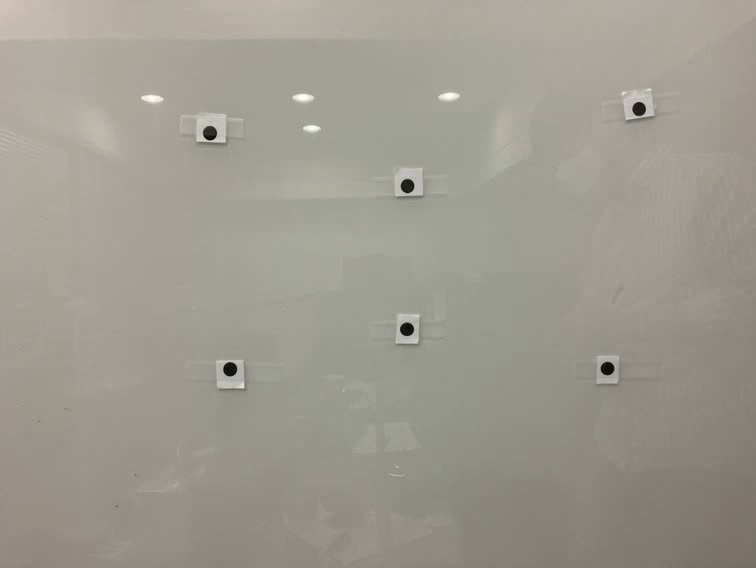
#> input picture frame 1 of project.avi, 756 x 568 px
$ python imageLine.py   (older library calls are emulated)
#> lines starting #> are read from the running program, lines starting #| are printed output that depends on the picture; after the words box and inside, x2 and y2 are one past the last pixel; in counts of white or black regions, pixels touching at a corner belong together
import cv2
#import imutils
import numpy as np;
import matplotlib.pyplot as plt
from PIL import Image
import random as rng
from multiprocessing import Process

global Xcor, Ycor
Xcor = []
Ycor = []

Xcor2 = []
Ycor2 = []


# [122 lines left out: function drwaLine, not called in this run]


def drwaVideo(frame):
#> called with frame = 'project.avi'
    vidFile = cv2.VideoCapture(frame)
    while True:
        ret, image = vidFile.read()
#> image is the input picture: shape (568, 756, 3); mean B, G, R 144.6, 154.5, 157.8

        fps = vidFile.get(cv2.CAP_PROP_FPS)  # 프레임 수 구하기
        delay = int(1000 / fps)

        threshVal = 100  # initial threshold
        #output = image.copy()
        gray = cv2.cvtColor(image, cv2.COLOR_BGR2GRAY)
        gray = cv2.GaussianBlur(gray, (7, 7), 0)
        thresh = cv2.threshold(gray, 45, 255, cv2.THRESH_BINARY)[1]
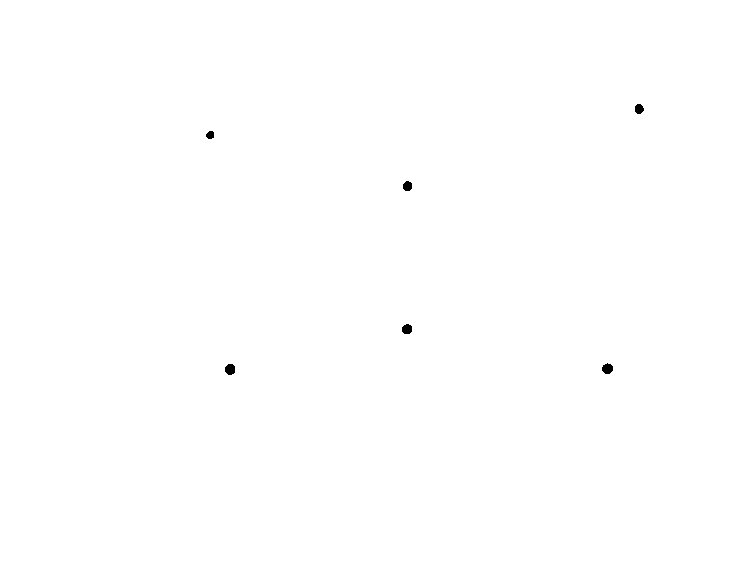
#> thresh: shape (568, 756); 99.9% white; 6 black regions, box (x1, y1, x2, y2) and area: (602, 363, 613, 374) 91, (225, 364, 235, 375) 91, (402, 324, 412, 334) 83, (403, 181, 412, 191) 74, (635, 104, 644, 114) 71, (206, 131, 214, 139) 52
        thresh = cv2.erode(thresh, None, iterations=2)
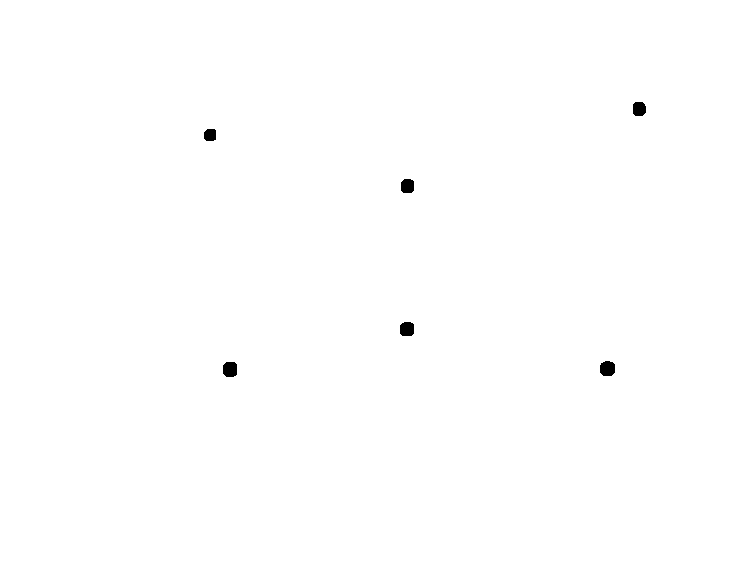
#> thresh: shape (568, 756); 99.8% white; 6 black regions, box (x1, y1, x2, y2) and area: (600, 361, 615, 376) 195, (223, 362, 237, 377) 191, (400, 322, 414, 336) 179, (401, 179, 414, 193) 166, (633, 102, 646, 116) 163, (204, 129, 216, 141) 132
        thresh = cv2.dilate(thresh, None, iterations=2)

        canny_output = cv2.Canny(thresh, threshVal, threshVal * 2)
#> canny_output: shape (568, 756); 0.05% white in thin lines or dots, all inside (x1, y1, x2, y2) = (205, 103, 644, 375)

        cnts = cv2.findContours(thresh.copy(), cv2.RETR_EXTERNAL, cv2.CHAIN_APPROX_SIMPLE)
#> cnts = 1 contour; box (x1, y1, x2, y2) and area: (0, 0, 756, 568) 428085
        contours, _ = cv2.findContours(canny_output.copy(), cv2.RETR_TREE, cv2.CHAIN_APPROX_SIMPLE)
#> contours = 12 contours; largest, box (x1, y1, x2, y2) and area: (224, 363, 235, 375) 90, (601, 363, 613, 374) 90, (601, 363, 613, 374) 83, (224, 363, 235, 375) 83, (401, 323, 412, 334) 80


        #im2, contours, hierarchy = cv2.findContours(thresh, cv2.RETR_TREE, cv2.CHAIN_APPROX_SIMPLE)
        #cnts = imutils.grab_contours(cnts)
        #c = max(cnts, key=cv2.contourArea)

        for c in contours:

        # calculate moments of binary image
            M = cv2.moments(c)
            # calculate x,y coordinate of center
            cX = int(M["m10"] / M["m00"])
            cY = int(M["m01"] / M["m00"])
            crcPos = cv2.circle(image, (cX, cY), 5, (255, 255, 255), -1)
            Xcor2.append(cX)
            Ycor2.append(cY)
#> this loop made 12 passes
#> (cX, cY) on passes 1 to 12: (606, 368), (606, 368), (229, 368), (229, 368), (406, 328), (406, 328), (406, 185), (406, 185), (209, 134), (209, 134), (638, 108), (638, 108)
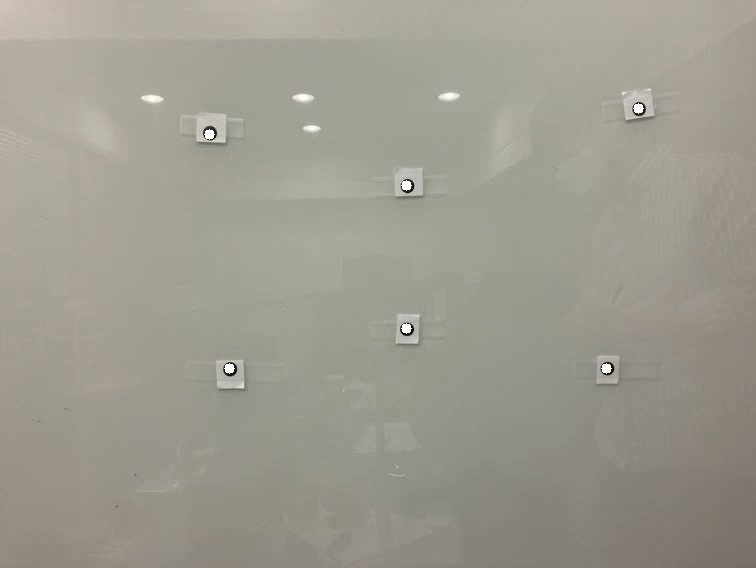
#> image: shape (568, 756, 3); 0.11% of pixels changed, all inside (x1, y1, x2, y2) = (204, 103, 644, 374)
#> after the loop, Xcor2 = [606, 606, 229, 229, 406, 406, 406, 406, 209, 209, 638, 638]; Ycor2 = [368, 368, 368, 368, 328, 328, 185, 185, 134, 134, 108, 108]
            #print(cX, cY)

        print(Xcor, Ycor)

        cv2.line(image, (Xcor2[1], Ycor2[1]), (Xcor2[4], Ycor2[4]), (0, 255, 0), 2)
        cv2.line(image, (Xcor2[4], Ycor2[4]), (Xcor2[3], Ycor2[3]), (0, 255, 0), 2)
        cv2.line(image, (Xcor2[3], Ycor2[3]), (Xcor2[8], Ycor2[8]), (0, 255, 0), 2)
        cv2.line(image, (Xcor2[8], Ycor2[8]), (Xcor2[6], Ycor2[6]), (0, 255, 0), 2)
        cv2.line(image, (Xcor2[6], Ycor2[6]), (Xcor2[10], Ycor2[10]), (0, 255, 0), 2)
        cv2.line(image, (Xcor2[10], Ycor2[10]), (Xcor2[1], Ycor2[1]), (0, 255, 0), 2)
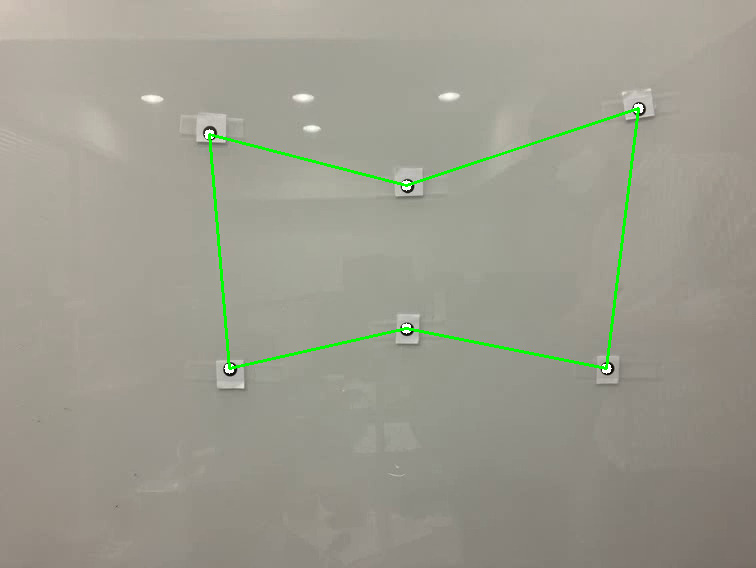
#> image: shape (568, 756, 3); mean B, G, R 143.5, 155.6, 156.6


        #cv2.circle(image, (Xcor[1], Ycor[1]), 20, (255, 0, 0), 3)
        #cv2.circle(image, (Xcor[2], Ycor[2]), 20, (255, 0, 0), 3)
        #cv2.circle(image, (Xcor[10], Ycor[10]), 20, (255, 0, 0), 3)

        drawing = np.zeros((canny_output.shape[0], canny_output.shape[1], 3), dtype=np.uint8)

        contours_poly = [None] * len(contours)
#> contours_poly = 12 items
        boundRect = [None] * len(contours)
#> boundRect = 12 items
        centers = [None] * len(contours)
#> centers = 12 items
        radius = [None] * len(contours)
#> radius = 12 items
        for i, c in enumerate(contours):
            contours_poly[i] = cv2.approxPolyDP(c, 3, True)
            boundRect[i] = cv2.boundingRect(contours_poly[i])
            centers[i], radius[i] = cv2.minEnclosingCircle(contours_poly[i])
#> this loop made 12 passes
#> after the loop, boundRect = [(602, 364, 11, 10), (601, 363, 12, 11), (224, 363, 11, 12), (224, 363, 11, 12), (402, 325, 10, 9), (401, 323, 11, 11), (403, 181, 9, 10), (402, 180, 10, 11), (206, 131, 8, 8), (205, 130, 8, 9), (634, 103, 10, 11), (634, 103, 10, 11)]; centers = [(607, 368), (606.6, 367.8), (229.6, 368.7), (229.6, 368.7), (406.5, 328.5), (406.4, 328.3), (407.1, 185.6), (406.9, 185.2), (209.6, 134.1), (209.4, 134.4), (638.9, 108.2), (638.7, 108.1)]; contours_poly = 12 contours; largest, box (x1, y1, x2, y2) and area: (602, 364, 613, 374) 63, (224, 363, 235, 375) 62, (224, 363, 235, 375) 61, (402, 325, 412, 334) 60, (601, 363, 613, 374) 60; radius = [5.83, 5.71, 5.77, 5.77, 5.7, 5.36, 5.32, 5.22, 4.61, 4.44, 5.25, 5.11]


        for i in range(len(contours)):
             color = (rng.randint(0, 256), rng.randint(0, 256), rng.randint(0, 256))
             cv2.drawContours(drawing, contours_poly, i, color)
#> this loop made 12 passes
#> color on passes 1 to 12: (197, 215, 20), (132, 248, 207), (155, 244, 183), (111, 71, 144), (71, 48, 128), (75, 158, 50), (37, 169, 241), (51, 181, 222), (161, 104, 244), (226, 133, 31), (7, 47, 204), (0, 252, 170)
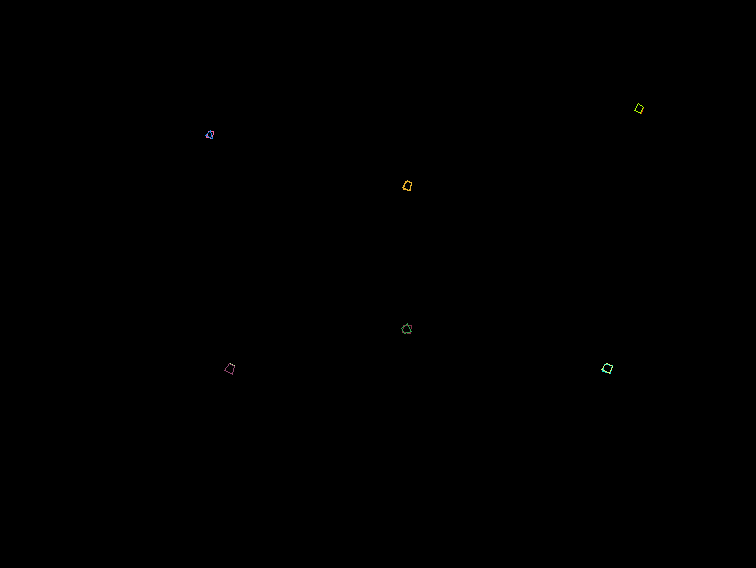
#> drawing: shape (568, 756, 3); mean of channels 0, 1, 2 0.1, 0.1, 0.1; drawn as B, G, R
             #cv2.rectangle(drawing, (int(boundRect[i][0]), int(boundRect[i][1])), (int(boundRect[i][0] + boundRect[i][2]), int(boundRect[i][1] + boundRect[i][3])), color, 2)
             #cv2.circle(drawing, (int(centers[i][0]), int(centers[i][1])), int(radius[i]), color, 2)

        cv2.imshow("Orginal2", image)
        # [6 lines of commented-out code are left out]
        cv2.waitKey(delay)


# [48 lines left out: functions circles, circlesVideoes, not called in this run]


if __name__ == '__main__':


   drwaVideo("project.avi")
   '''
   dir = "IMG_1178.jpeg"
   dir2 = "IMG_1193.jpeg"
   #drwaLine(dir)
   frame = cv2.imread(dir)
   frame2 = cv2.imread(dir2)

   pro = Process(target=drwaLine, args=(frame,frame2,))
   #pro2 = Process(target=drwaLine2, args=(frame2, Xcor, Ycor, ))

   pro.start()
   #pro2.start()

   pro.join()
   # [7 lines of commented-out code are left out]

'''

$ run again, starting later in the video
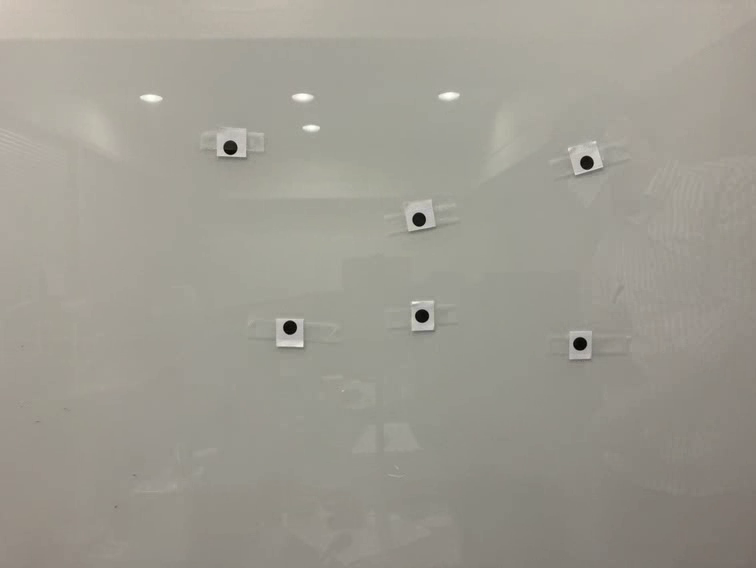
#> input picture frame 7 of project.avi, 756 x 568 px
#> in drwaVideo, image is the input picture: shape (568, 756, 3); mean B, G, R 145.2, 154.9, 157.8
#> in drwaVideo, `thresh = cv2.erode(thresh, None, iterations=2)`:
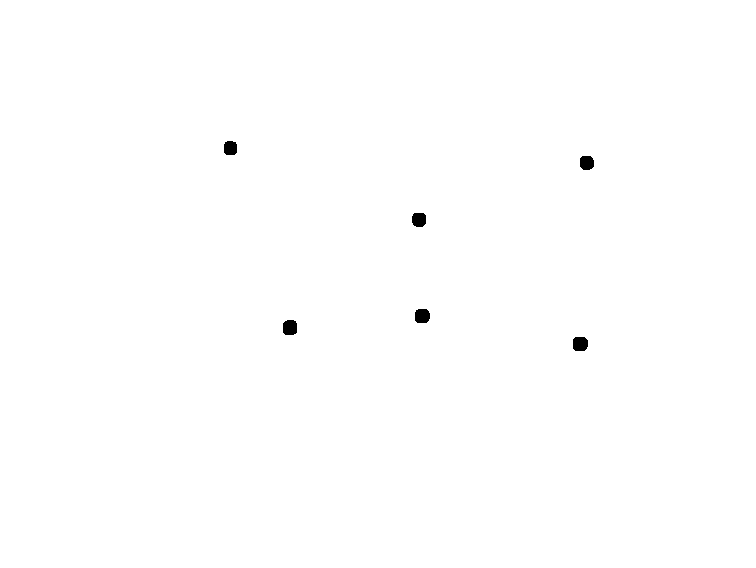
#> thresh: shape (568, 756); 99.7% white; 6 black regions, box (x1, y1, x2, y2) and area: (283, 320, 297, 335) 191, (573, 337, 588, 351) 191, (415, 309, 430, 323) 188, (412, 213, 426, 227) 175, (580, 156, 594, 170) 173, (224, 141, 237, 155) 165
#> canny_output: shape (568, 756); 0.05% white in thin lines or dots, all inside (x1, y1, x2, y2) = (225, 143, 592, 349)
#> cnts = 1 contour; box (x1, y1, x2, y2) and area: (0, 0, 756, 568) 428085
#> contours = 12 contours; largest, box (x1, y1, x2, y2) and area: (574, 338, 586, 349) 92, (284, 321, 295, 333) 88, (416, 310, 428, 321) 88, (574, 338, 586, 349) 85, (284, 321, 295, 333) 84
#> the loop in drwaVideo, `for c in contours:` made 12 passes
#> (cX, cY) on passes 1 to 8: (579, 343), (579, 343), (289, 327), (289, 327), (421, 315), (421, 315), (418, 219), (418, 219)
#> after the loop in drwaVideo, `for c in contours:`: Xcor2 = [579, 579, 289, 289, 421, 421, 418, 418, 586, 586, 229, 229]; Ycor2 = [343, 343, 327, 327, 315, 315, 219, 219, 162, 162, 147, 147]
#> in drwaVideo, `cv2.line(image, (Xcor2[10], Ycor2[10]), (Xcor2[1], Ycor2[1]), (0, 255,..`:
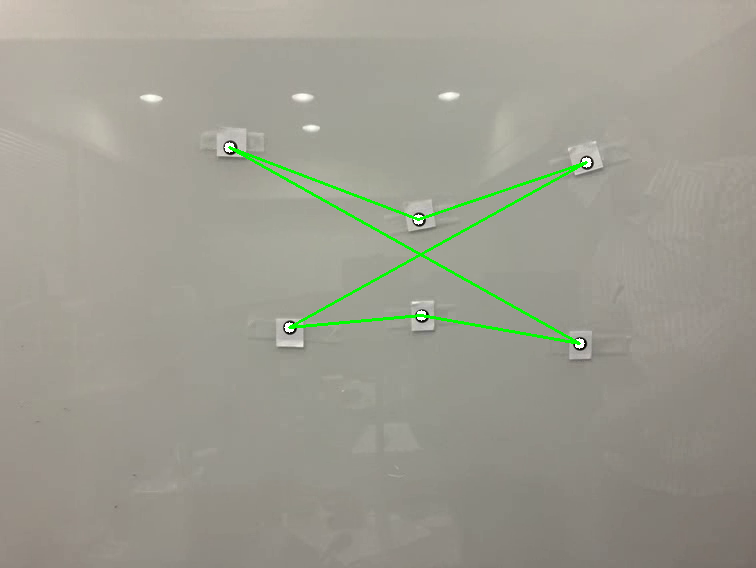
#> image: shape (568, 756, 3); mean B, G, R 144.2, 156, 156.6
#> in drwaVideo, `contours_poly = [None] * len(contours)`: contours_poly = 12 items
#> the loop in drwaVideo, `for i, c in enumerate(contours):` made 12 passes
#> after the loop in drwaVideo, `for i, c in enumerate(contours):`: boundRect = [(575, 339, 11, 10), (574, 338, 12, 11), (284, 321, 11, 12), (284, 321, 11, 12), (417, 311, 10, 10), (416, 310, 12, 11), (415, 215, 9, 10), (413, 214, 11, 11), (581, 157, 11, 11), (581, 157, 11, 11), (226, 143, 9, 10), (225, 143, 10, 10)]; centers = [(579.7, 343.5), (579.5, 343.5), (289.4, 327), (289.3, 326.7), (421.5, 315.5), (421.5, 315.5), (418.5, 219.1), (418.2, 219.1), (586.2, 162.1), (586.2, 162.1), (230, 147.8), (229.8, 147.6)]; contours_poly = 12 contours; largest, box (x1, y1, x2, y2) and area: (575, 339, 586, 349) 66, (284, 321, 295, 333) 65, (417, 311, 427, 321) 62, (574, 338, 586, 349) 61, (284, 321, 295, 333) 61; radius = [5.86, 5.7, 6.05, 5.76, 5.7, 5.7, 5.45, 5.23, 5.23, 5.23, 5.18, 4.96]
#> the loop in drwaVideo, `for i in range(len(contours)):` made 12 passes
#> color on passes 1 to 8: (197, 215, 20), (132, 248, 207), (155, 244, 183), (111, 71, 144), (71, 48, 128), (75, 158, 50), (37, 169, 241), (51, 181, 222)
